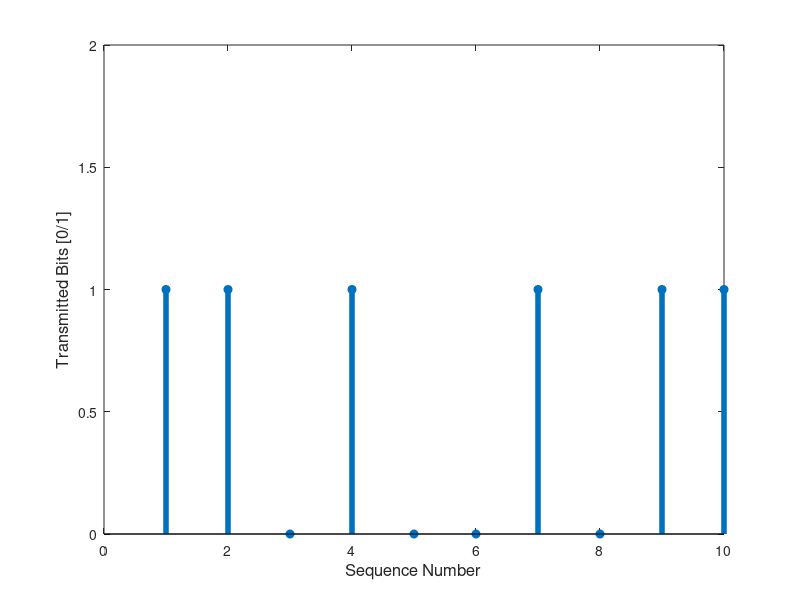
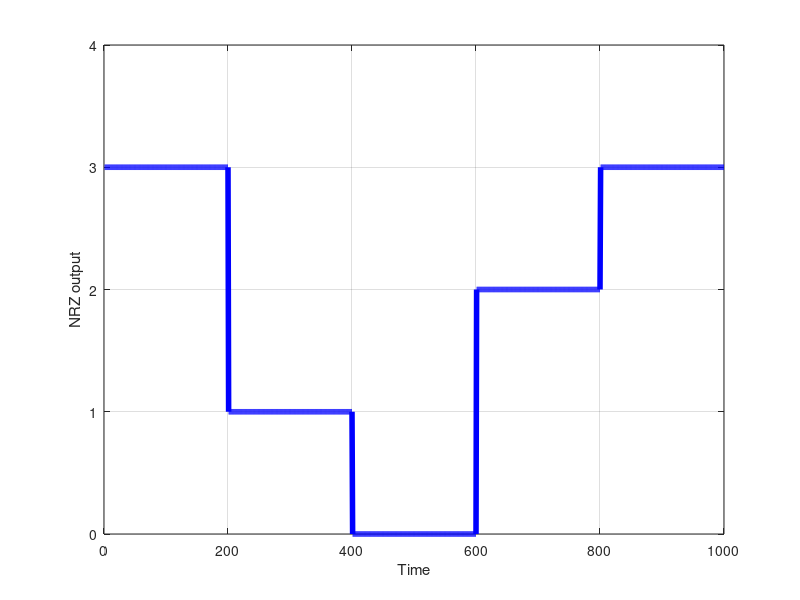
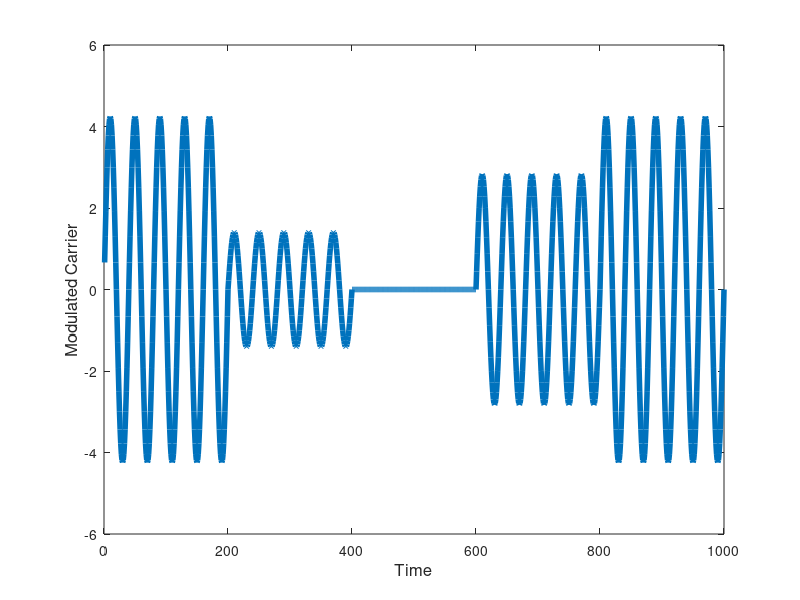

These charts were generated, in order, by the following MATLAB code:
%_____________MASK Modulation and Demodulation Code________
 clear all;
 close all;
 Nb=5;
 Rb=1; %bps
 T=1/Rb;
 
 % Generate Nb bits randomly
 %b =rand(1,Nb)&amp;amp;amp;gt;0.5;
 b =[1 1 0 1 0 0 1 0 1 1];
 %Rb is the bit rate in bits/second
 bit_to_symbol=[];
 for i=1:2:size(b,2)
 a = [b(i) b(i+1)]
 x = bin2dec(num2str(a))
 switch(x) 
 case [0]
 bit_to_symbol=[bit_to_symbol 0];
 case [1]
 bit_to_symbol=[bit_to_symbol 1];
 case [2]
 bit_to_symbol=[bit_to_symbol 2];
 case [3]
 bit_to_symbol=[bit_to_symbol 3];
 end
 
 end
 NRZ_out=[];
 RZ_out=[];
 Manchester_out=[];
 Vp=1;
 for index=1:size(bit_to_symbol,2)
 NRZ_out=[NRZ_out ones(1,200)*bit_to_symbol(index)];
 end
 figure;
 stem(b, 'filled', 'Linewidth', 4);
 xlabel('Sequence Number','FontSize',12)
 ylabel ('Transmitted Bits [0/1]','FontSize',12)
 ylim ([0 2])
 figure;
 plot(NRZ_out, 'b', 'Linewidth', 4);
 xlabel ('Time')
 ylabel ('NRZ output')
 ylim ([0 4])
 grid on
 
 
 t=0.005:0.005:5;
 f=5;
 Modulated=NRZ_out.*(sqrt(2/T)*sin(2*pi*f*t));
 figure;
 plot(Modulated, 'Linewidth', 4);
 xlabel ('Time','FontSize',12)
 ylabel ('Modulated Carrier','FontSize',12)
 ylim ([-6 6])